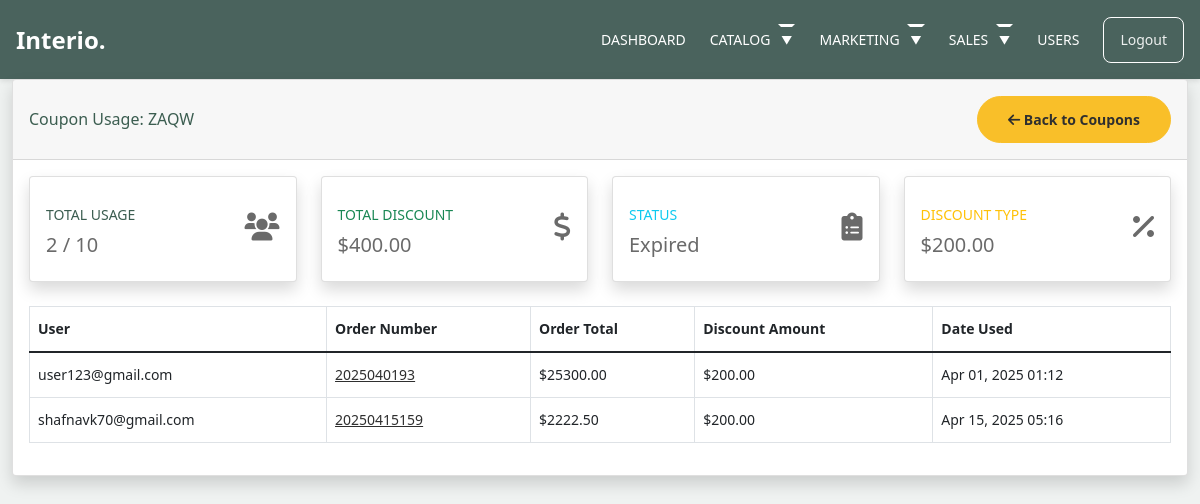
The page /adminn/coupons/7/usage/ (signed in) on the database its author committed.
### orders/models.py (models this page shows, shortened)
class Coupon(models.Model):
    code = models.CharField(max_length=50, unique=True)
    discount_type = models.CharField(max_length=10, choices=[
        ('percentage', 'Percentage'),
        ('fixed', 'Fixed Amount')
    ])
    discount_value = models.DecimalField(max_digits=10, decimal_places=2)
    minimum_purchase = models.DecimalField(max_digits=10, decimal_places=2, default=0)
    valid_from = models.DateTimeField()
    valid_to = models.DateTimeField()
    max_usage = models.IntegerField(default=1)
    times_used = models.IntegerField(default=0)
    is_active = models.BooleanField(default=True)
    created_at = models.DateTimeField(auto_now_add=True)

class CouponUsage(models.Model):
    coupon = models.ForeignKey(Coupon, on_delete=models.CASCADE)
    user = models.ForeignKey(settings.AUTH_USER_MODEL, on_delete=models.CASCADE)
    order = models.ForeignKey('Order', on_delete=models.CASCADE)
    used_at = models.DateTimeField(auto_now_add=True)
    class Meta:
        unique_together = ['coupon', 'user']

class Order(models.Model):
    STATUS = (
        ('New', 'New'),
        ('Processing', 'Processing'),
        ('Shipped', 'Shipped'),
        ('Delivered', 'Delivered'),
        ('Cancelled', 'Cancelled'),
        ('Refunded', 'Refunded'),
    )
    PAYMENT_METHOD = (
        ('COD', 'COD'),
        ('Razorpay', 'Razorpay'),
        ('Wallet', 'Wallet'),
        ('PayPal', 'Paypal'),
    )
    user = models.ForeignKey(Account, on_delete=models.SET_NULL, null=True)
    order_number = models.CharField(max_length=20)
    first_name = models.CharField(max_length=50)
    last_name = models.CharField(max_length=50)
    phone = models.CharField(max_length=15)
    email = models.EmailField(max_length=50)
    address_line_1 = models.CharField(max_length=100)
    address_line_2 = models.CharField(max_length=100, blank=True)
    city = models.CharField(max_length=50)
    state = models.CharField(max_length=50)
    country = models.CharField(max_length=50)
    pincode = models.CharField(max_length=10)
    order_note = models.CharField(max_length=100, blank=True)
    order_total = models.FloatField()
    tax = models.FloatField()
    status = models.CharField(max_length=10, choices=STATUS, default='New')
    ip = models.CharField(blank=True, max_length=20)
    is_ordered = models.BooleanField(default=False)
    payment_method = models.CharField(max_length=20, choices=PAYMENT_METHOD, default='COD')
    created_at = models.DateTimeField(auto_now_add=True)
    updated_at = models.DateTimeField(auto_now=True)
    coupon = models.ForeignKey(Coupon, null=True, blank=True, on_delete=models.SET_NULL)
    discount_amount = models.FloatField(default=0)
    product_discount = models.FloatField(default=0)
    delivery_charge = models.FloatField(default=0)
    estimated_delivery_date = models.DateField(null=True, blank=True)
    tracking_number = models.CharField(max_length=50, blank=True, null=True)
    carrier = models.CharField(max_length=50, blank=True, null=True)
    refund_status = models.CharField(max_length=20, choices=(
        ('Not Requested', 'Not Requested'),
        ('Pending', 'Pending'),
        ('Approved', 'Approved'),
        ('Rejected', 'Rejected'),
        ('Completed', 'Completed'),
    ), default='Not Requested')
    refund_reason = models.TextField(blank=True, null=True)
    refunded_at = models.DateTimeField(null=True, blank=True)

### accounts/models.py (models this page shows, shortened)
class Account(AbstractBaseUser):
    first_name      = models.CharField(max_length=50)
    last_name       = models.CharField(max_length=50)
    username        = models.CharField(max_length=50, unique=True)
    email           = models.EmailField(max_length=100, unique=True)
    phone_number    = models.CharField(max_length=50)
    date_joined     = models.DateTimeField(auto_now_add=True)
    last_login      = models.DateTimeField(auto_now_add=True)
    is_admin        = models.BooleanField(default=False)
    is_staff        = models.BooleanField(default=False)
    is_active       = models.BooleanField(default=False)
    is_superadmin   = models.BooleanField(default=False)
    USERNAME_FIELD = 'email'
    REQUIRED_FIELDS = ['username', 'first_name', 'last_name']
    objects = MyAccountManager()

### adminn/views.py (the view)
# urls.py: path('coupons/<int:coupon_id>/usage/', views.admin_coupon_usage, name='admin_coupon_usage'),
@user_passes_test(lambda u: u.is_superadmin)
def admin_coupon_usage(request, coupon_id):
    coupon = get_object_or_404(Coupon, id=coupon_id)
    usages = CouponUsage.objects.filter(coupon=coupon).select_related('user', 'order')
    total_discount = sum(usage.order.discount_amount for usage in usages if usage.order)
    context = {
        'coupon': coupon,
        'usages': usages,
        'total_discount': total_discount,
        'usage_count': usages.count(),
    }
    return render(request, 'adminn/coupon_usage.html', context)

### carts/context_processors.py (called while the page is built, shortened)
def counter(request):
    cart_count = 0
    if 'admin' in request.path:
        return {}
    return dict(cart_count=cart_count)

### category/context_processors.py (called while the page is built)
def menu_links(request):
    links = Category.objects.all()
    return dict(links=links)

### templates/adminn/coupon_usage.html
{% extends 'adminn/adminbase.html' %}
{% load static %}
{% block content %}
<div class="container-fluid">
    <div class="card shadow mb-4">
        <div class="card-header py-3 d-flex flex-row align-items-center justify-content-between">
            <h6 class="m-0 font-weight-bold text-primary">Coupon Usage: {{ coupon.code }}</h6>
            <a href="{% url 'admin_coupon_list' %}" class="btn btn-secondary btn-sm">
                <i class="fas fa-arrow-left"></i> Back to Coupons
            </a>
        </div>
        <div class="card-body">
            <div class="row mb-4">
                <div class="col-md-3">
                    <div class="card border-left-primary shadow h-100 py-2">
                        <div class="card-body">
                            <div class="row no-gutters align-items-center">
                                <div class="col mr-2">
                                    <div class="text-xs font-weight-bold text-primary text-uppercase mb-1">
                                        Total Usage</div>
                                    <div class="h5 mb-0 font-weight-bold text-gray-800">{{ usage_count }} / {{ coupon.max_usage }}</div>
                                </div>
                                <div class="col-auto">
                                    <i class="fas fa-users fa-2x text-gray-300"></i>
                                </div>
                            </div>
                        </div>
                    </div>
                </div>
                <div class="col-md-3">
                    <div class="card border-left-success shadow h-100 py-2">
                        <div class="card-body">
                            <div class="row no-gutters align-items-center">
                                <div class="col mr-2">
                                    <div class="text-xs font-weight-bold text-success text-uppercase mb-1">
                                        Total Discount</div>
                                    <div class="h5 mb-0 font-weight-bold text-gray-800">${{ total_discount|floatformat:2 }}</div>
                                </div>
                                <div class="col-auto">
                                    <i class="fas fa-dollar-sign fa-2x text-gray-300"></i>
                                </div>
                            </div>
                        </div>
                    </div>
                </div>
                <div class="col-md-3">
                    <div class="card border-left-info shadow h-100 py-2">
                        <div class="card-body">
                            <div class="row no-gutters align-items-center">
                                <div class="col mr-2">
                                    <div class="text-xs font-weight-bold text-info text-uppercase mb-1">
                                        Status</div>
                                    <div class="h5 mb-0 font-weight-bold text-gray-800">
                                        {% if coupon.is_active and coupon.valid_to > now %}
                                            Active
                                        {% elif not coupon.is_active %}
                                            Inactive
                                        {% else %}
                                            Expired
                                        {% endif %}
                                    </div>
                                </div>
                                <div class="col-auto">
                                    <i class="fas fa-clipboard-list fa-2x text-gray-300"></i>
                                </div>
                            </div>
                        </div>
                    </div>
                </div>
                <div class="col-md-3">
                    <div class="card border-left-warning shadow h-100 py-2">
                        <div class="card-body">
                            <div class="row no-gutters align-items-center">
                                <div class="col mr-2">
                                    <div class="text-xs font-weight-bold text-warning text-uppercase mb-1">
                                        Discount Type</div>
                                    <div class="h5 mb-0 font-weight-bold text-gray-800">
                                        {% if coupon.discount_type == 'percentage' %}
                                            {{ coupon.discount_value }}%
                                        {% else %}
                                            ${{ coupon.discount_value }}
                                        {% endif %}
                                    </div>
                                </div>
                                <div class="col-auto">
                                    <i class="fas fa-percentage fa-2x text-gray-300"></i>
                                </div>
                            </div>
                        </div>
                    </div>
                </div>
            </div>
            <div class="table-responsive">
                <table class="table table-bordered" width="100%" cellspacing="0">
                    <thead>
                        <tr>
                            <th>User</th>
                            <th>Order Number</th>
                            <th>Order Total</th>
                            <th>Discount Amount</th>
                            <th>Date Used</th>
                        </tr>
                    </thead>
                    <tbody>
                        {% for usage in usages %}
                        <tr>
                            <td>{{ usage.user.email }}</td>
                            <td>
                                <a href="{% url 'admin_order_detail' usage.order.id %}">
                                    {{ usage.order.order_number }}
                                </a>
                            </td>
                            <td>${{ usage.order.order_total|floatformat:2 }}</td>
                            <td>${{ usage.order.discount_amount|floatformat:2 }}</td>
                            <td>{{ usage.used_at|date:"M d, Y H:i" }}</td>
                        </tr>
                        {% empty %}
                        <tr>
                            <td colspan="5" class="text-center">No usage records found.</td>
                        </tr>
                        {% endfor %}
                    </tbody>
                </table>
            </div>
        </div>
    </div>
</div>
{% endblock %}

### static/css/style.css (style rules this page uses)
body { overflow-x: hidden; position: relative; }
body { font-family: "Inter", sans-serif; font-weight: 400; line-height: 28px; color: #6a6a6a; font-size: 14px; background-color: #eff2f1; }
a { text-decoration: none; -webkit-transition: .3s all ease; -o-transition: .3s all ease; transition: .3s all ease; color: #2f2f2f; text-decoration: underline; }
.btn { font-weight: 600; padding: 12px 30px; border-radius: 30px; color: #ffffff; background: #2f2f2f; border-color: #2f2f2f; }
.btn.btn-secondary { color: #2f2f2f; background: #f9bf29; border-color: #f9bf29; }
.text-primary { color: #3b5d50 !important; }

### templates/adminn/adminheader.html (style rules this page uses)
* { margin: 0; padding: 0; box-sizing: border-box; font-family: system-ui, -apple-system, BlinkMacSystemFont, 'Segoe UI', sans-serif; }

### rows shown on the page
Coupon: code "ZAQW", max_usage "10", discount_value "200.00"
CouponUsage: user.email "user123@gmail.com", order.order_number "2025040193", order.order_total "25300.00", order.discount_amount "200.00", used_at "Apr 01, 2025 01:12"
CouponUsage: user.email "shafnavk70@gmail.com", order.order_number "20250415159", order.order_total "2222.50", order.discount_amount "200.00", used_at "Apr 15, 2025 05:16"

### other values the page prints
{{ usage_count }} "2"
{{ total_discount|floatformat:2 }} "400.00"
